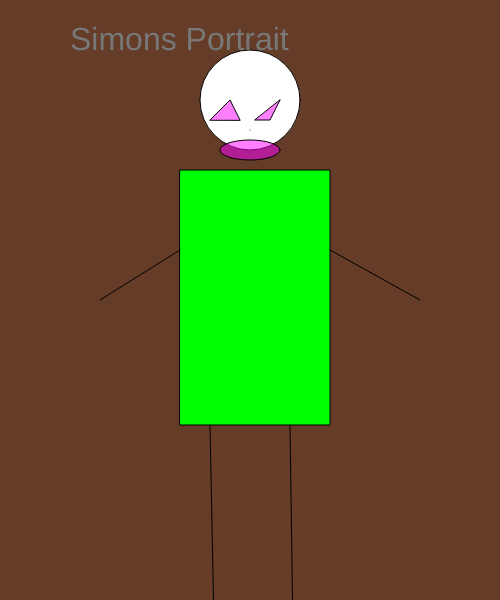
Frame 1 (no input)
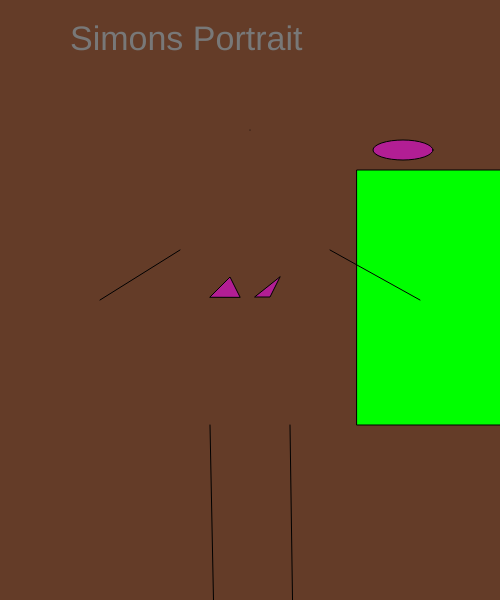
Frame 60 (no input)
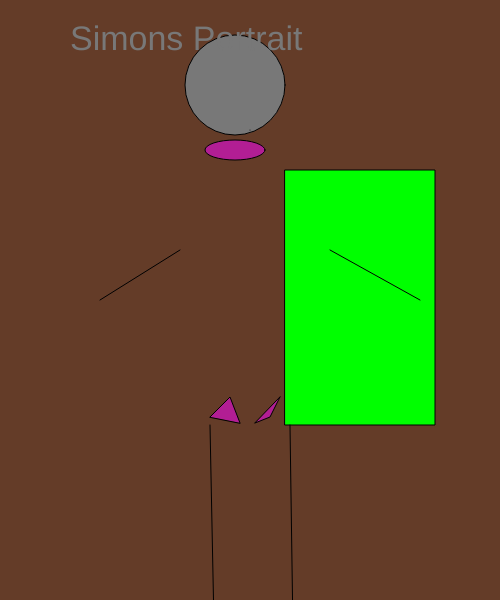
Frame 120 (the mouse pressed at the canvas centre since frame 60)

The p5.js sketch that drew these frames (run headless with seeded random() and noise() and a simulated clock; from frame 60 on, the mouse is pressed at the canvas centre):

// p5.js sketch
// ── sketch.js
var headx = 250;
var heady = 100;
var headDirection = 3;

var bodyX = 180;
var bodyY = 170;
var bodyDirection = 3;

var lefteyeX = 100; 
var lefteyeY = 120;
var lefteyeZ = 120;
var lefteyeDirection = 3;

var righteyeX = 100;
var righteyeY = 120;
var righteyeZ = 120;
var righteyeDirection = 3;

var mouthX = 250;
var mouthY = 20;
var mouthDirection = 3;


var size = 32;
var count = 0;
var sizeDirection = 2;
function setup()
            {
                createCanvas(500,600);
                movement = Math.floor(Math.random() * 10) + 1;
            }

            function draw()
            {
                background(100,60,40);
                textSize(22); 
                
                //head
                circle(headx,heady,100);
                fill('rgb(0,255,0)');
                headx+=headDirection;
                heady+=headDirection;
                if(headx >=418 || headx <= 82)
                {
                    headDirection *= -1;
                }
                if(heady >=418 || heady <= 82)
                {
                    headDirection *= -1;
                }

                //body
                rect(bodyX,bodyY,150,255);
                fill('rgba(100%,0%,100%,0.5)');
                bodyX+=bodyDirection;
                if(bodyX >=410 || bodyX <= 82)
                {
                    bodyDirection *= -1;
                }

                //legs
                line(500, 15000, 210, 425);
                line(500, 15000, 290, 425);

                // left eye
                triangle(240, lefteyeY, 230, lefteyeX, 210, lefteyeZ);
                lefteyeY += lefteyeDirection;
                if(lefteyeY <= 0 || lefteyeY >= 450 )
                {
                    lefteyeDirection *= -1;
                }
                lefteyeZ += lefteyeDirection;
                if(lefteyeZ <= 0 || lefteyeZ >= 450 )
                {
                    lefteyeDirection *= -1;
                }
                lefteyeX += lefteyeDirection;
                if(lefteyeX <= 0 || lefteyeX >= 450 )
                {
                    lefteyeDirection *= -1;
                }

                // right eye
                triangle(280, righteyeX, 270, righteyeY, 255, righteyeZ);
                righteyeY += lefteyeDirection;
                if(righteyeY <= 0 || righteyeY >= 450 )
                {
                    righteyeDirection *= -1;
                }
                righteyeZ += righteyeDirection;
                if(righteyeZ <= 0 || righteyeZ >= 450 )
                {
                    righteyeDirection *= -1;
                }
                righteyeX += righteyeDirection;
                if(lefteyeX <= 0 || lefteyeX >= 450 )
                {
                    righteyeDirection *= -1;
                }


                //mouth
                ellipse(mouthX,150,60,mouthY);
                fill(255, 204, 100);
                mouthX+=headDirection;
                if(mouthX >=20 || mouthX <= 200)
                {
                    mouthDirection *= -1;
                }
                if(mouthY >=20 || mouthY <= 200)
                {
                    mouthDirection *= +1;
                }

                //nose
                point(250, 130);

                //arms
                line(180, 250, 100, 300);
                line(330, 250, 420, 300);

                //text
                fill(120);
                textSize(size);
                size+= sizeDirection;
                count++;
                if(count > 5)
                {
                    sizeDirection *=-1;
                    count = 0;
                }
    text("Simons Portrait",70,50 );
    
                
            }
// ── Homework10.html
<html>
    <head>
        <Title>My Portrait</Title>
        <script src="https://cdnjs.cloudflare.com/ajax/libs/p5.js/1.1.9/p5.min.js"></script> 
        <script>
            function setup()
            {
                createCanvas(500,600);
            }

            function draw()
            {
                background(120); 
                
                circle(250,120,100);
                fill('rgb(0,255,0)');
                rect(180,170,150,255);
                fill('rgba(100%,0%,100%,0.5)');
                line(500, 15000, 210, 425);
                line(500, 15000, 290, 425);
                triangle(240, 120, 230, 100, 210, 120);
                triangle(280, 120, 270, 100, 255, 120);
                ellipse(250,150,60,20);
                fill(255, 204, 100);
                point(250, 130);
                line(180, 250, 100, 300);
                line(330, 250, 420, 300);
                textSize(32);
                text('Simons Portrait', 70, 50);
            }
            
        </script>
    </head>
    <body>
        
    </body>
</html>
